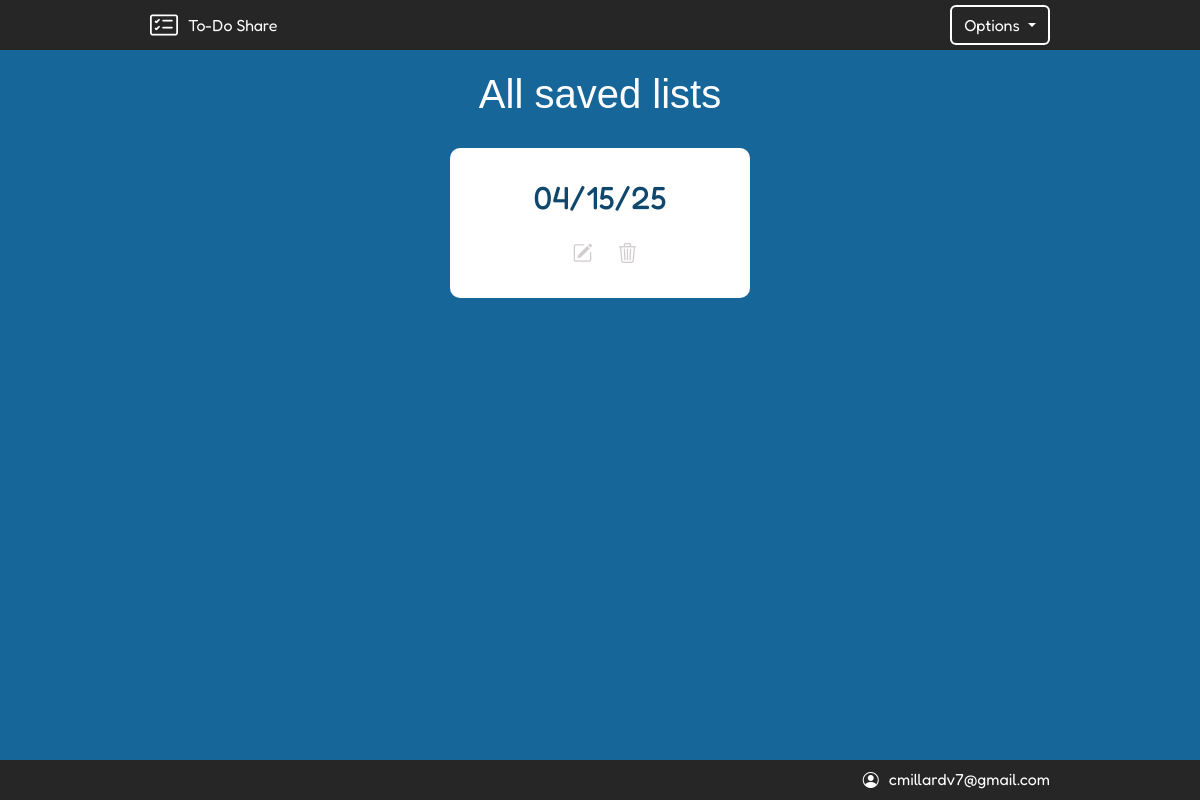
Page /all (signed in) on the earlier database version.
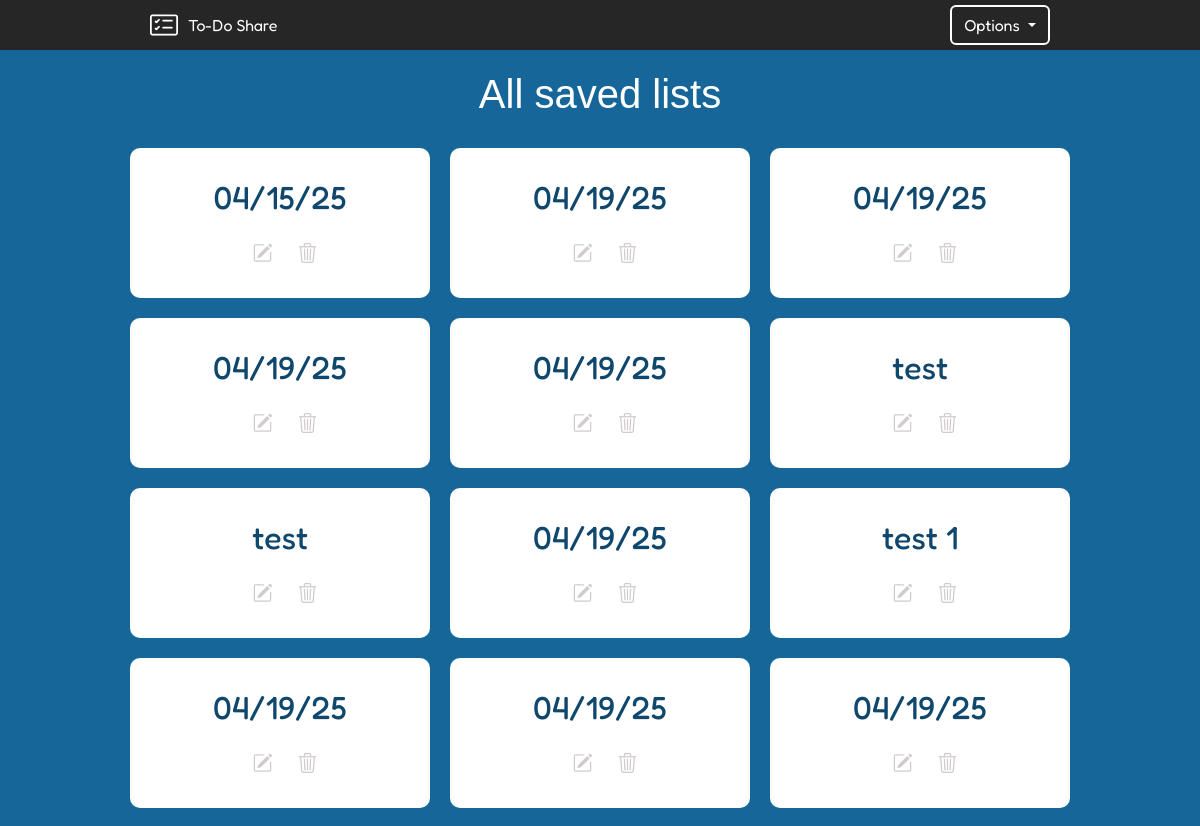
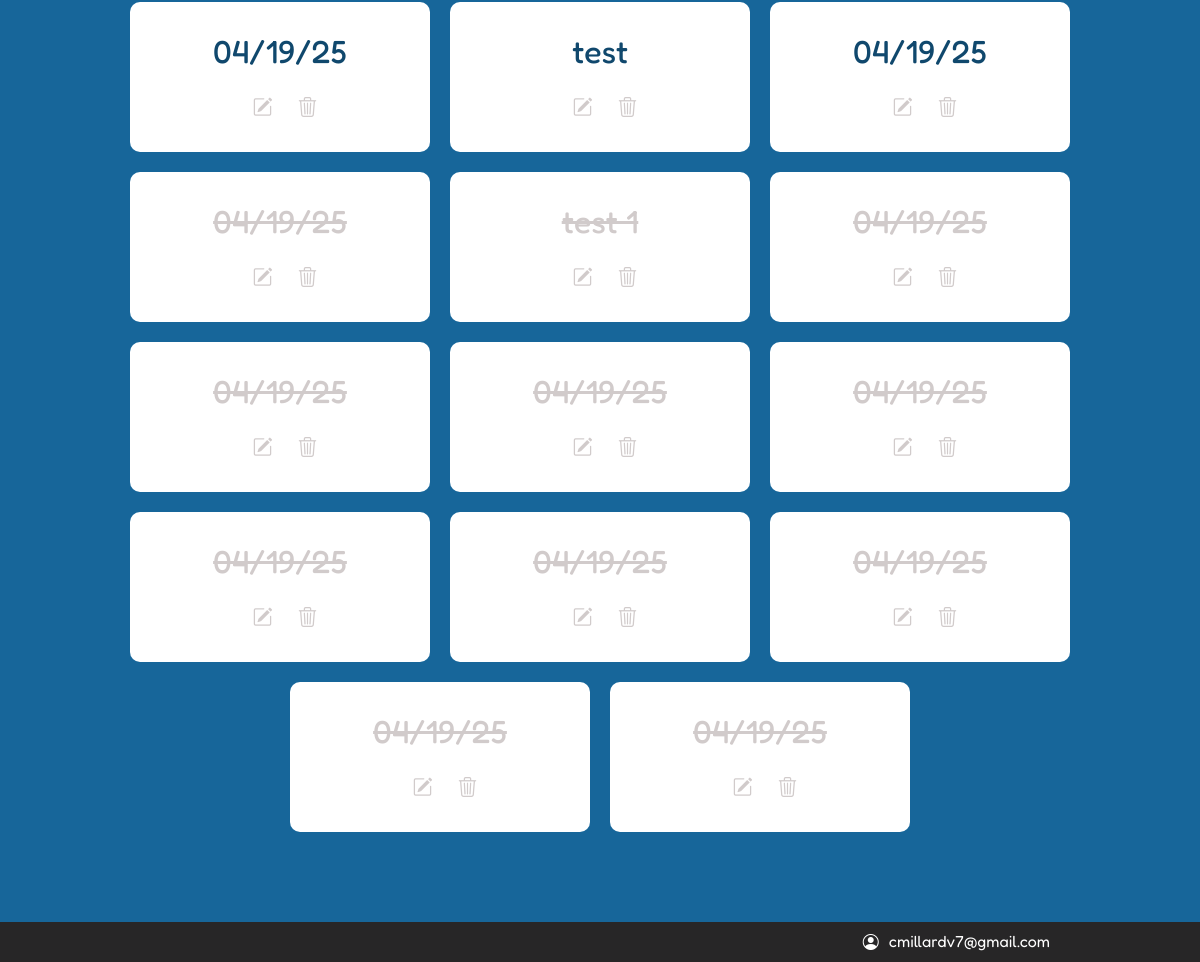
Same page on the later database version (2 pictures, top to bottom).
### main.py (models this page shows)
class ListName(db.Model):
    __tablename__ = "list_names"
    id: Mapped[int] = mapped_column(Integer, primary_key=True)
    list_name: Mapped[str] = mapped_column(String(250), nullable=False)
    list_users: Mapped[List['Users']] = relationship(secondary=relationships_table, back_populates="list_names")
    list_items: Mapped[List['ToDoItem']] = relationship(cascade="all, delete-orphan")
    list_url_id: Mapped[str] = mapped_column(String(), nullable=False, unique=True)

class Users(db.Model, UserMixin):
    __tablename__ = "users"
    id: Mapped[int] = mapped_column(Integer, primary_key=True)
    email: Mapped[str] = mapped_column(String(250), nullable=False, unique=True)
    password: Mapped[str] = mapped_column(String(250), nullable=False)
    list_names: Mapped[List['ListName']] = relationship(secondary=relationships_table, back_populates="list_users")

### main.py (the view)
@app.route("/all")
@login_required
def all_lists():
    error_message=request.args.get('error_message')
    session['list_items'] = []
    ongoing_lists = []
    finished_lists = []
    session['first_access'] = True
    for list in current_user.list_names:
        if not any(item.is_done == False for item in list.list_items):
            finished_lists.append(list)
        else:
            ongoing_lists.append(list)
    return render_template("lists.html", current_user=current_user, finished_lists=finished_lists, ongoing_lists=ongoing_lists, error_message=error_message)

### main.py (called while the page is built)
@login_manager.user_loader
def load_user(user_id):
    return db.get_or_404(Users, user_id)

def login_required(func):
    @wraps(func)
    def decorated_function(*args, **kwargs):
        if current_user.is_authenticated:
            return func(*args, **kwargs)
        return redirect(url_for('log_in'))
    return decorated_function

### templates/lists.html (shortened to what this page needs)
{% include 'header.html' %}
<main id="all-lists-main">
        <h1 id="all-lists-headline">All saved lists</h1>
        <div id="list-card-holder">
                {% set delete_list_url = url_for('delete_list') %}
                {% for list in ongoing_lists %}
                <div class="list-card">
                        <h2 class="list-card-name">{{ list.list_name }}</h2>
                        <div class="card-button-div">
                            <a href="{{ url_for('edit_list', list_url_id=list.list_url_id) }}"><i class="bi bi-pencil-square"></i></a>
                            <button type="button" class="btn btn-secondary delete-list-btn" data-bs-container="body" data-bs-toggle="popover" data-bs-placement="top" data-bs-content="<p>Delete this list?</p>
                                    <form action='/delete-list' methods='DELETE'>
                                            <input type='hidden' name='list_name_id' value='{{ list.id }}'>
                                            <button type='submit' class='btn btn-primary'>Delete</button>
                                    </form>">
                                    <i class="bi bi-trash3"></i>
                            </button>
                        </div>
                </div>
                {% endfor %}
                {% for list in finished_lists %}
                 <div class="list-card done">
                        <h2 class="list-done-name"><s>{{ list.list_name }}</s></h2>
                        <div class="card-button-div">
                            <a href="{{ url_for('edit_list', list_url_id=list.list_url_id) }}"><i class="bi bi-pencil-square"></i></a>
                            <button type="button" class="btn btn-secondary delete-list-btn" data-bs-container="body" data-bs-toggle="popover" data-bs-placement="top" data-bs-content="<p>Delete this list?</p>
                                    <form action='/delete-list' methods='DELETE'>
                                            <input type='hidden' name='list_name_id' value='{{ list.id }}'>
                                            <button type='submit' class='btn btn-primary'>Delete</button>
                                    </form>">
                                    <i class="bi bi-trash3"></i>
                            </button>
                        </div>
                </div>
                {% endfor %}
        </div>
</main>
{% include 'footer.html' %}

### templates/header.html (shortened to what this page needs)
<!DOCTYPE html>
<html lang="en">
<head>
    {{ bootstrap.load_css() }}
    <link rel="stylesheet" href="https://cdn.jsdelivr.net/npm/bootstrap-icons@1.11.3/font/bootstrap-icons.min.css">
    <link rel="stylesheet" href="{{ url_for('static', filename='css/styles.css') }}">
</head>
<body>
    <header id="top-bar" >
        <div id="top-bar-title">
            <i class="bi bi-card-checklist"></i><span>To-Do Share</span>
        </div>
        {% if not current_user.is_authenticated %}
        <div class="dropdown">
          <button class="btn btn-secondary dropdown-toggle" type="button" data-bs-toggle="dropdown" aria-expanded="false">
            Options
          </button>
          <ul class="dropdown-menu">
              <li><a class="dropdown-item" href='{{ url_for("log_in") }}'>Log in</a></li>
              <li><a class="dropdown-item" href='{{ url_for("sign_up") }}'>Sign up</a></li>
          </ul>
        </div>
        {% else %}
        <div class="dropdown">
          <button class="btn btn-secondary dropdown-toggle" type="button" data-bs-toggle="dropdown" aria-expanded="false">
            Options
          </button>
        </div>
        {% endif %}
    </header>

### templates/footer.html (shortened to what this page needs)
        <footer>
            <div id="footer-bar">
                {% if current_user.is_authenticated %}
                <i class="bi bi-person-circle"></i>
                <span id="top-bar-email">{{ current_user.email }}</span>
                {% endif %}
            </div>
        </footer>
    </body>
</html>

### static/css/styles.css (style rules this page uses)
a { white-space: nowrap; }
#all-lists-headline { color: white; font-family: "Merriweather Sans", sans-serif; font-size: 40px; text-align: center; margin: 20px 0; }
#all-lists-main { display: block; min-height: calc(100vh - 110px); }
.dropdown-toggle { background-color: #272627; border-color: white; border-width: 2px; font-family: "Fredoka", sans-serif; height: 40px; }
#footer-bar { align-items: center; background-color: #272627; display: flex; justify-content: end; width: 100%; height: 40px; padding-right: 150px; }
html, body { background-color: #17669a; }
.list-card { align-items: center; background-color: white; border-radius: 10px; display: flex; flex-direction: column; height: 150px; width: 300px; justify-content: center; margin: 10px; text-align: center; }
#list-card-holder { display: flex; flex-wrap: wrap; justify-content: center; width: 100%; min-height: calc(100vh - 200px); padding: 0 80px 80px 80px; }
main { align-items: center; display: flex; width: 100%; min-height: calc(100vh - 90px); }
#top-bar { align-items: center; display: flex; background-color: #272627; flex-wrap: wrap; height: 50px; width: 100%; padding: 0 150px; }
#top-bar-email { color: white; margin-bottom: 2px; }
#top-bar-title { align-items: center; display: flex; flex: 1 1 50%; justify-content: start; color: white; }
i.bi-card-checklist { color: white; font-size: 1.75rem !important; line-height: 1; margin-right: 10px; }
i.bi-trash3, i.bi-pencil-square { color: rgb(209, 203, 203); font-size: 20px; line-height: 1; }
i.bi-pencil-square { margin: 10px; }
i.bi-person-circle { color: white; line-height: 1; margin-right: 10px; }
span { font-family: "Fredoka", sans-serif; }
.card-button-div { display: flex; justify-content: space-evenly; width: 35%; }
.list-card-name, .list-done-name { color: #10486d; font-family: "Fredoka", sans-serif; font-weight: 450; margin-bottom: 25px; }
.list-done-name { color: rgb(209, 203, 203); margin-bottom: 25px; }
.delete-list-btn { color: rgb(209, 203, 203); background-color: white; border-width: 0; padding: 0; }

Differences in the rows shown:
added ListName: list_name "04/19/25", {{ list.id }} 4 (drawn), shown under "All saved lists"
added ListName: list_name "04/19/25", {{ list.id }} 5 (drawn), shown under "All saved lists"
added ListName: list_name "04/19/25", {{ list.id }} 6 (drawn), shown under "All saved lists"
added ListName: list_name "04/19/25", {{ list.id }} 7 (drawn), shown under "All saved lists"
added ListName: list_name "test", {{ list.id }} 8 (drawn), shown under "All saved lists"
added ListName: list_name "test", {{ list.id }} 9 (drawn), shown under "All saved lists"
added ListName: list_name "04/19/25", {{ list.id }} 10 (drawn), shown under "All saved lists"
added ListName: list_name "test 1", {{ list.id }} 11 (drawn), shown under "All saved lists"
added ListName: list_name "04/19/25", {{ list.id }} 13 (drawn), shown under "All saved lists"
added ListName: list_name "04/19/25", {{ list.id }} 15 (drawn), shown under "All saved lists"
added ListName: list_name "04/19/25", {{ list.id }} 16 (drawn), shown under "All saved lists"
added ListName: list_name "04/19/25", {{ list.id }} 17 (drawn), shown under "All saved lists"
added ListName: list_name "test", {{ list.id }} 18 (drawn), shown under "All saved lists"
added ListName: list_name "04/19/25", {{ list.id }} 19 (drawn), shown under "All saved lists"
added ListName: list_name "04/19/25", {{ list.id }} 12 (drawn)
added ListName: list_name "test 1", {{ list.id }} 14 (drawn)
added ListName: list_name "04/19/25", {{ list.id }} 20 (drawn)
added ListName: list_name "04/19/25", {{ list.id }} 21 (drawn)
added ListName: list_name "04/19/25", {{ list.id }} 22 (drawn)
added ListName: list_name "04/19/25", {{ list.id }} 23 (drawn)
added ListName: list_name "04/19/25", {{ list.id }} 24 (drawn)
added ListName: list_name "04/19/25", {{ list.id }} 25 (drawn)
added ListName: list_name "04/19/25", {{ list.id }} 26 (drawn)
added ListName: list_name "04/19/25", {{ list.id }} 27 (drawn)
added ListName: list_name "04/19/25", {{ list.id }} 28 (drawn)
